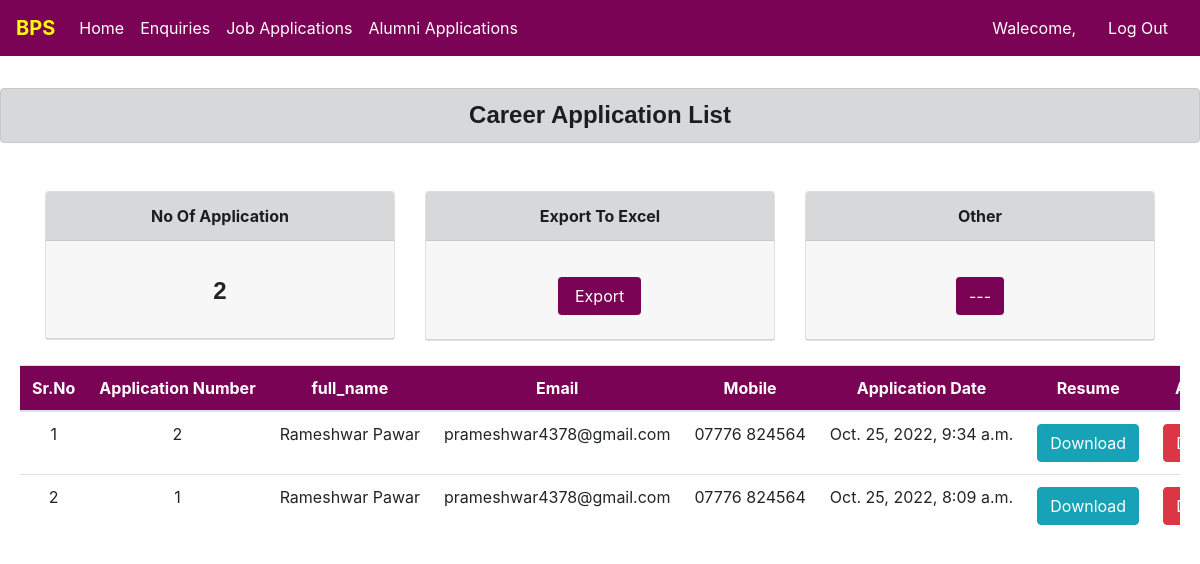
The app's page /career_list/ with its own data.
### BPSApp/models.py (models this page shows)
class DB_Career(models.Model):
    full_name=models.CharField(max_length=255,null=True)
    email=models.EmailField(max_length=254,null=True)
    mobile=models.CharField( max_length=250,null=True)
    resume=models.FileField( upload_to="Resume", max_length=100,null=True)
    date=models.DateTimeField(auto_now=True, auto_now_add=False, editable=True)

### BPSApp/views.py (the view)
# urls.py: path('career_list/',views.career_list, name='career_list'),
def career_list(request):
    rec=DB_Career.objects.order_by('-id')
    count=rec.count()
    data={'rec':rec,'count':count}
    return render(request,"admin_panel/career_list.html",data)

### BPSApp/templates/admin_panel/career_list.html (shortened to what this page needs)
{% extends 'admin_panel/admin_base.html' %}
{% block Home %}
<br>
    <h4 class="text-center alert alert-dark mt-2"><b> Career Application List </b></h4>
<br>
<div class="container">
  <div class="row ">
    <div class="col-sm-4 mt-2"  data-aos="zoom-in" data-aos-delay="400" data-aos-duration="1000">
      <div class="card text-center">
          <div class="card-header alert-dark">
          <b>No Of Application</b>
          </div>
          <div class="card-header  py-4">
   <h4 class='text-center'><b>{{count}}</b> </h4>
          </div>
      </div>
  </div>
  <div class="col-sm-4 mt-2"  data-aos="zoom-in" data-aos-delay="400" data-aos-duration="1000">
    <div class="card text-center">
        <div class="card-header alert-dark">
        <b>Export To Excel</b>
        </div>
        <div class="card-header  py-4">
         <a href="" class="btn btnbg px-3"  data-aos="flip-up" data-aos-delay="600" data-aos-duration="1000" class="btn btn-success" data-toggle="modal" data-target="#modelExportData">Export</a>
        </div>
    </div>
  </div>
<div class="col-sm-4 mt-2"  data-aos="zoom-in" data-aos-delay="400" data-aos-duration="1000">
<div class="card text-center">
  <div class="card-header alert-dark">
  <b>Other</b>
  </div>
  <div class="card-header  py-4">
   <a href="" class="btn btnbg"  data-aos="flip-up" data-aos-delay="600" data-aos-duration="1000" class="btn btn-success">---</a>
  </div>
</div>
</div>
</div>
</div>
<br>
    <div class="table_scroll" >
    <table class="table table-hover" >
        {% if rec %}
              <thead>
                <tr style="background-color: rgb(3, 74, 116);">
                  <th scope="col" class="text-center text-white" style="">Sr.No</th>
                  <th scope="col" class="text-center text-white">Application Number</th>
                  <th scope="col" class="text-center text-white">full_name</th>
                  <th scope="col" class="text-center text-white">Email</th>
                  <th scope="col" class="text-center text-white">Mobile</th>
                  <th scope="col" class="text-center text-white">Application Date</th>
                  <th scope="col" class="text-center text-white">Resume</th>
                  <th scope="col" class="text-center text-white">Action</th>
                </tr>
              </thead>
              <tbody>
              {% for r in rec %}
                <tr class="text-left">
                  <td>{{forloop.counter}}</td>
                  <td>{{r.id}}</td>
                  <td>{{r.full_name}}</td>
                  <td>{{r.email}}</td>
                  <td>{{r.mobile}}</td>
                  <td>{{r.date}}</td>
                  <td><a href="{{r.resume.url}}" class="btn btn-info" download>   Download</a></td>
                  <td>
                  <form action="{% url 'delete_career' r.id %}" method='POST' class="d-inline" novalidate> {% csrf_token %}
                  <input type="submit" value="Delete" class="btn btn-danger"></td></form>
              </tr>
              {% endfor %}
        </tbody>
      </table>
    </div>
      {% else %}
      <center><h5>No Record Found</h5></center>
      {% endif %}
{% endblock Home %}

### BPSApp/templates/admin_panel/admin_base.html (shortened to what this page needs)
{% load crispy_forms_tags %}
{% load static %}
<html>
    <head>
      <link rel="stylesheet" href="https://stackpath.bootstrapcdn.com/bootstrap/4.1.3/css/bootstrap.min.css">
 <link rel="stylesheet" href="https://maxcdn.bootstrapcdn.com/bootstrap/4.0.0/css/bootstrap.min.css">
 <link rel="stylesheet" href="https://cdn.jsdelivr.net/npm/bootstrap-icons@1.3.0/font/bootstrap-icons.css">
 <link rel="stylesheet" href="https://cdn.jsdelivr.net/npm/bootstrap-icons@1.3.0/font/bootstrap-icons.css">
    <link href="https://unpkg.com/aos@2.3.1/dist/aos.css" rel="stylesheet">
  </head>
    <body >
            <nav class="navbar navbar-expand-lg navbar-light bgcolor text-white ">
      <a class="navbar-brand" href="{% url 'index' %}" style="color:yellow"><b>BPS</b></a>
                <div class="collapse navbar-collapse" id="navbarNav">
                  <ul class="navbar-nav">
                    <li class="nav-item active">
                      <a class="nav-link text-white" href="{% url 'admin_home' %}">Home <span class="sr-only">(current)</span></a>
                    </li>
                    <li class="nav-item">
                      <a class="nav-link text-white" href="{% url 'enquiry_list' %}">Enquiries</a>
                    </li>
                    <li class="nav-item">
                      <a class="nav-link text-white" href="{% url 'career_list' %}">Job Applications</a>
                    </li>
                    <li class="nav-item">
                      <a class="nav-link text-white" href="{% url 'alumni_list' %}">Alumni Applications</a>
                    </li>
                  </ul>
                </div>
                <div>
                      <a class="nav-link disabled text-white"  href="" data-toggle="modal" data-target="#profile_model" style="cursor: pointer;">
                        Walecome, {{user.username}}<b style="color:yellow;"> <br></b>
                      </a>
                </div>
                <div>
                    <a href="#" class="nav-link text-white" data-toggle="modal" data-target="#logout_model">Log Out</a>
                </div>
              </nav>
          {% block Home %}{% endblock Home %}
</html>

### records on screen
DB_Career: id "2", full_name "Rameshwar Pawar", email "prameshwar4378@gmail.com", mobile "07776 824564", date "Oct. 25, 2022, 9:34 a.m."
DB_Career: id "1", full_name "Rameshwar Pawar", email "prameshwar4378@gmail.com", mobile "07776 824564", date "Oct. 25, 2022, 8:09 a.m."

### other values on screen
{{ count }} "2"
